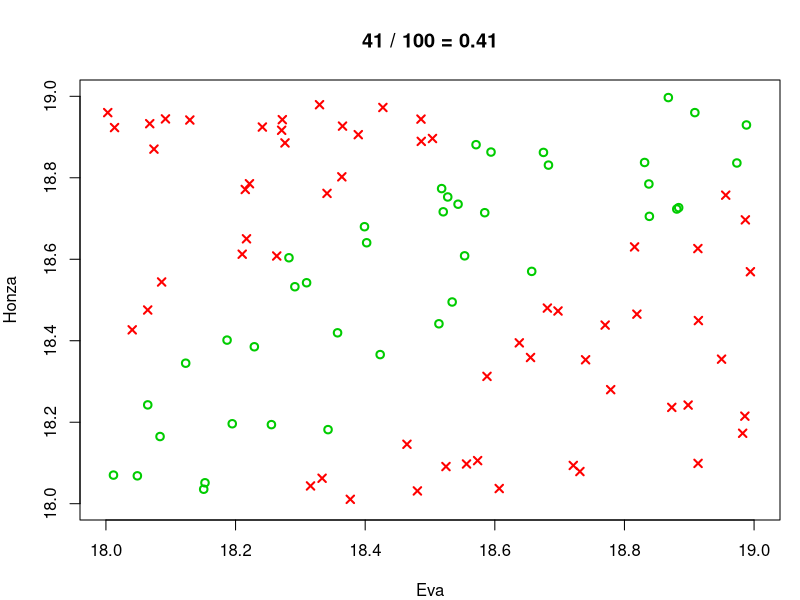

This chart was generated by the following R code:
# Priklad 10

n <- 100

# nastaveni grafickych parametru, vice viz "?par"
par (mfrow = c(1,1), mar = c (4,4,4,1))
# prikazem "plot" prichystame prazdny souradnicovy system 
plot (c(18,19), c(18,19), type = "n", xlab = "Eva", ylab = "Honza")

# funkce "runif" generuje vektor (delky N) nahodnych cisel nezavisle generovanych v zadanem intervalu 
E <- runif (n, 18, 19)
H <- runif (n, 18, 19)

# funkce "cbind" vytvari matici z vektoru (matic) tak, ze je umisti jako sloupce vedle sebe
# funkce "data.frame" vytvari datovou tabulku
V <- data.frame (cbind (E, H))
# logicka formule
V$ok <- (V$E - 1/6 <= V$H) & (V$H <= V$E + 1/3)
V$color <- ifelse (V$ok, "#00cc00", "#ff0000")
V$symbol <- ifelse (V$ok, 1, 4)

# prikaz "points" vykresluje body, jejich soiradnice jsou zadany vektory jako prvni dva argumenty
points (V$E, V$H, col = V$color, pch = V$symbol, lwd = 2)
# spocitame a do obrazku vypiseme relativni cetnost
nA <- sum (V$ok)
fA <- nA / n
title (main = paste (nA, "/", n, "=", fA))


